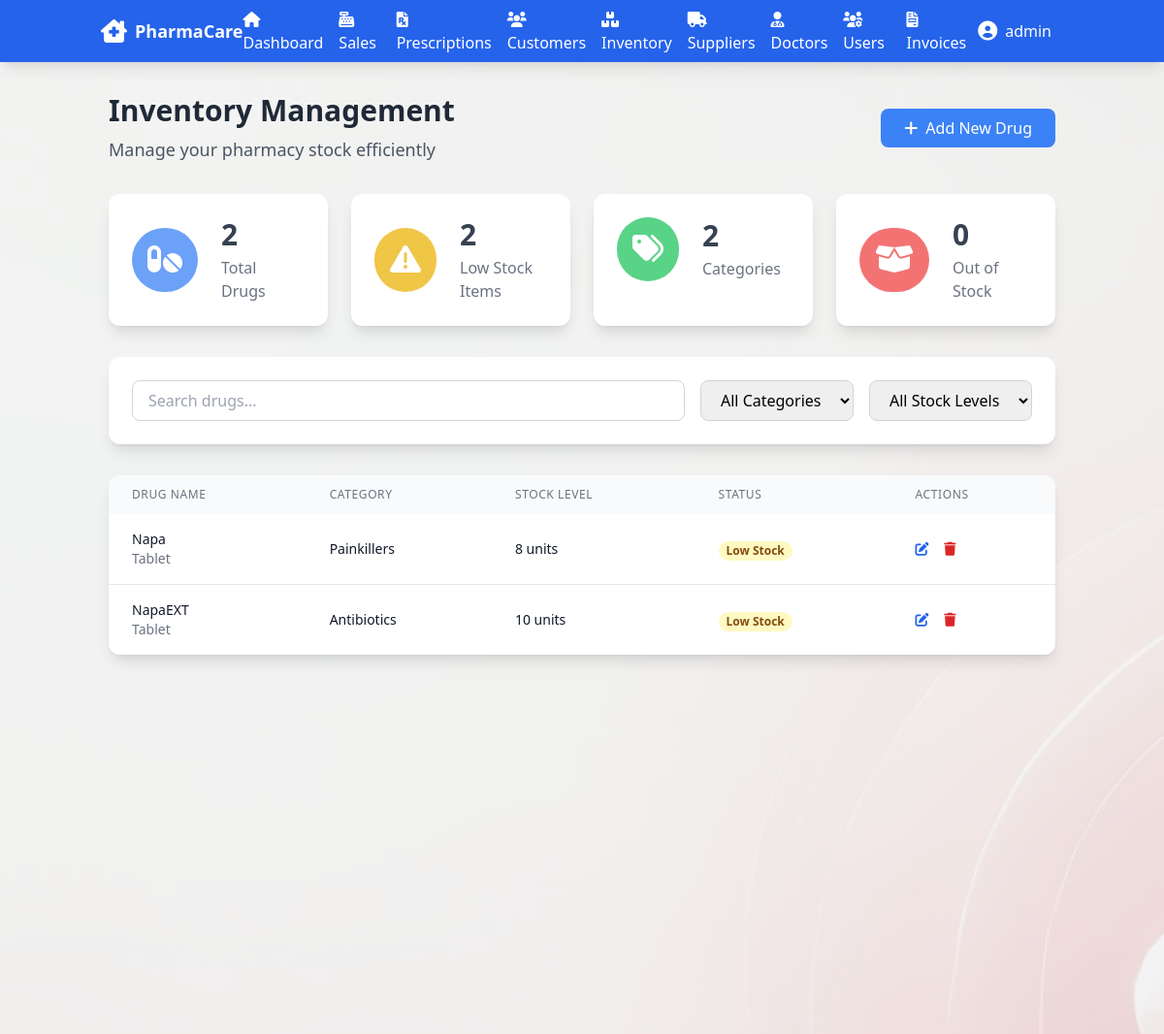
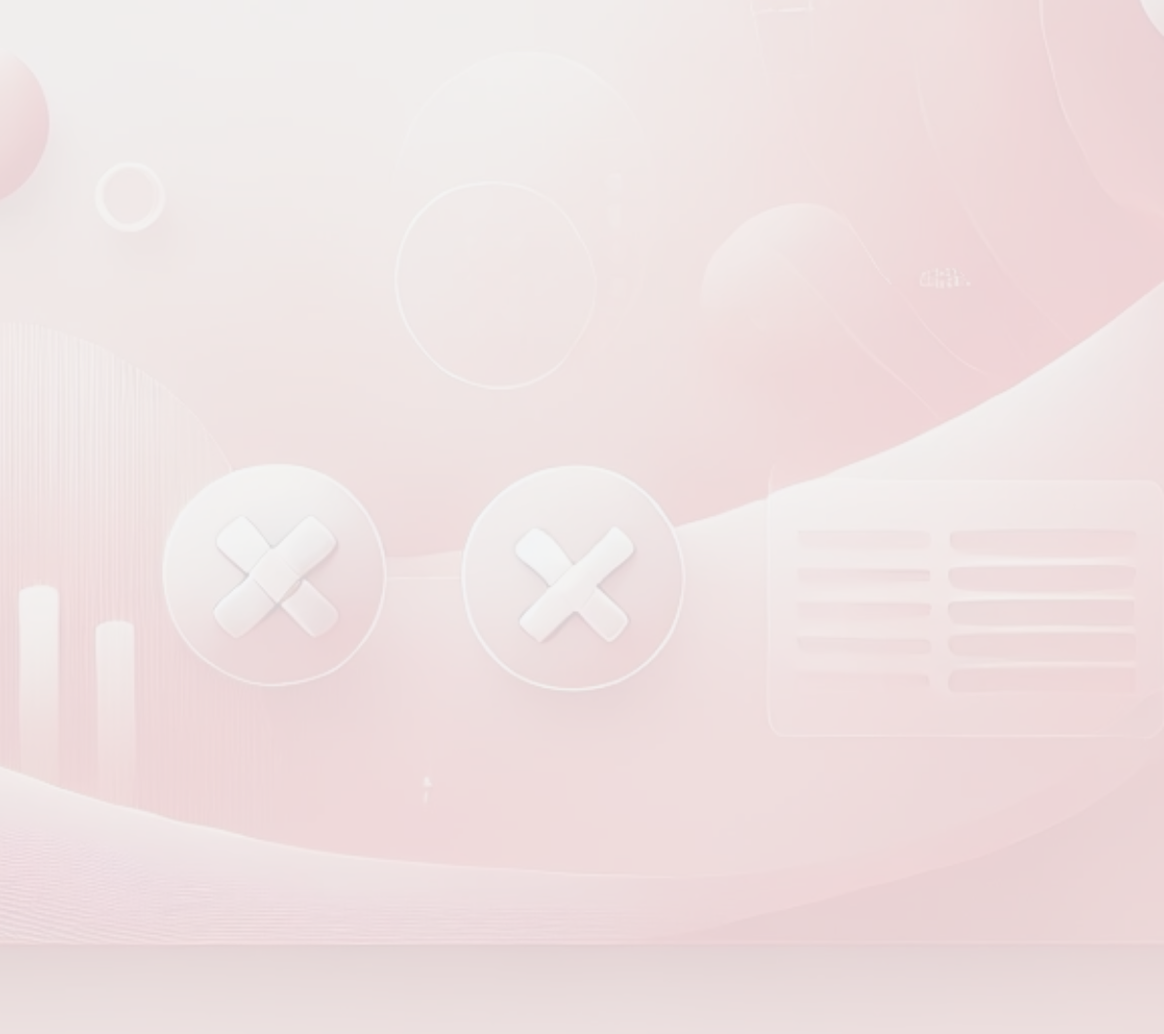
Page /inventory/inventory.php (signed in) on the committed database (2 pictures, top to bottom).
### tables this page shows
CREATE TABLE `drug` (
  `drug_id` int(11) NOT NULL,
  `name` varchar(100) NOT NULL,
  `description` varchar(200) DEFAULT NULL,
  `dosage_form` varchar(50) DEFAULT NULL,
  `category_id` int(11) DEFAULT NULL,
  `supplier_id` int(11) DEFAULT NULL
);

CREATE TABLE `drug_category` (
  `category_id` int(11) NOT NULL,
  `name` varchar(50) NOT NULL,
  `description` varchar(200) DEFAULT NULL
);

CREATE TABLE `stock_item` (
  `stock_item_id` int(11) NOT NULL,
  `drug_id` int(11) DEFAULT NULL,
  `supplier_id` int(11) DEFAULT NULL,
  `quantity` int(11) NOT NULL,
  `expiry_date` date DEFAULT NULL,
  `unit_price` decimal(10,2) NOT NULL,
  `user_id` int(11) DEFAULT NULL
);

### inventory/inventory.php (the view, shortened to what this page needs)
<?php
require_once '../includes/db_connect.php';
?>
<!DOCTYPE html>
<html>
<head>
</head>
<?php include_once '../includes/header.php'; ?>
<div class="relative min-h-screen">
    <div class="absolute inset-0 z-0 pointer-events-none">
        <img src="../assets/images/image2.png" class="w-full h-full object-cover opacity-15" alt="Background">
    </div>
    <div class="container mx-auto px-6 py-8 relative z-10">
        <div class="flex justify-between items-center mb-8">
            <h2 class="text-3xl font-bold text-gray-800 animate__animated animate__fadeIn">
                Inventory Management
                <span class="block text-lg font-normal text-gray-600 mt-2">Manage your pharmacy stock efficiently</span>
            </h2>
            <button onclick="window.location.href='add_drug.php'" class="bg-blue-500 hover:bg-blue-600 text-white px-6 py-2 rounded-lg transition duration-300 flex items-center">
                <i class="fas fa-plus mr-2"></i> Add New Drug
            </button>
        </div>
        <div class="grid grid-cols-1 md:grid-cols-4 gap-6 mb-8">
            <?php
            $stats = [
                [
                    'query' => "SELECT COUNT(*) FROM DRUG",
                    'title' => 'Total Drugs',
                    'icon' => 'fas fa-pills',
                    'color' => 'blue'
                ],
                [
                    'query' => "SELECT COUNT(*) FROM STOCK_ITEM WHERE quantity < 100",
                    'title' => 'Low Stock Items',
                    'icon' => 'fas fa-exclamation-triangle',
                    'color' => 'yellow'
                ],
                [
                    'query' => "SELECT COUNT(*) FROM DRUG_CATEGORY",
                    'title' => 'Categories',
                    'icon' => 'fas fa-tags',
                    'color' => 'green'
                ],
                [
                    'query' => "SELECT COUNT(*) FROM STOCK_ITEM WHERE quantity = 0",
                    'title' => 'Out of Stock',
                    'icon' => 'fas fa-box-open',
                    'color' => 'red'
                ]
            ];
            foreach ($stats as $stat) {
                $stmt = $pdo->query($stat['query']);
                $count = $stmt->fetchColumn();
            ?>
                <div class="bg-white rounded-xl shadow-lg p-6 animate__animated animate__fadeInUp">
                    <div class="flex items-center">
                        <div class="p-4 rounded-full bg-<?php echo $stat['color']; ?>-500 bg-opacity-75">
                            <i class="<?php echo $stat['icon']; ?> fa-2x text-white"></i>
                        </div>
                        <div class="ml-6">
                            <h4 class="text-3xl font-bold text-gray-700"><?php echo number_format($count); ?></h4>
                            <div class="text-gray-500 mt-1"><?php echo $stat['title']; ?></div>
                        </div>
                    </div>
                </div>
            <?php } ?>
        </div>
        <div class="bg-white rounded-xl shadow-lg p-6 mb-8">
            <div class="flex flex-col md:flex-row gap-4">
                <div class="flex-1">
                    <input type="text" id="search" placeholder="Search drugs..."
                           class="w-full px-4 py-2 rounded-lg border border-gray-300 focus:ring-2 focus:ring-blue-500 focus:border-blue-500">
                </div>
                <div class="flex gap-4">
                    <select id="category" class="px-4 py-2 rounded-lg border border-gray-300 focus:ring-2 focus:ring-blue-500 focus:border-blue-500">
                        <option value="">All Categories</option>
                    </select>
                    <select id="stock" class="px-4 py-2 rounded-lg border border-gray-300 focus:ring-2 focus:ring-blue-500 focus:border-blue-500">
                        <option value="">All Stock Levels</option>
                    </select>
                </div>
            </div>
        </div>
        <div class="bg-white rounded-xl shadow-lg overflow-hidden">
            <table class="min-w-full">
                <thead class="bg-gray-50">
                    <tr>
                        <th class="px-6 py-3 text-left text-xs font-medium text-gray-500 uppercase tracking-wider">Drug Name</th>
                        <th class="px-6 py-3 text-left text-xs font-medium text-gray-500 uppercase tracking-wider">Category</th>
                        <th class="px-6 py-3 text-left text-xs font-medium text-gray-500 uppercase tracking-wider">Stock Level</th>
                        <th class="px-6 py-3 text-left text-xs font-medium text-gray-500 uppercase tracking-wider">Status</th>
                        <th class="px-6 py-3 text-left text-xs font-medium text-gray-500 uppercase tracking-wider">Actions</th>
                    </tr>
                </thead>
                <tbody class="bg-white divide-y divide-gray-200">
                    <?php
                    $query = "SELECT d.*, dc.name as category_name, si.quantity
                             FROM DRUG d
                             LEFT JOIN DRUG_CATEGORY dc ON d.category_id = dc.category_id
                             LEFT JOIN STOCK_ITEM si ON d.drug_id = si.drug_id
                             ORDER BY d.name";
                    $drugs = $pdo->query($query);
                    while ($drug = $drugs->fetch()) {
                        $stockStatus = '';
                        $statusColor = '';
                        if ($drug['quantity'] <= 0) {
                            $stockStatus = 'Out of Stock';
                            $statusColor = 'red';
                        } elseif ($drug['quantity'] < 100) {
                            $stockStatus = 'Low Stock';
                            $statusColor = 'yellow';
                        } else {
                            $stockStatus = 'In Stock';
                            $statusColor = 'green';
                        }
                    ?>
                        <tr class="hover:bg-gray-50">
                            <td class="px-6 py-4 whitespace-nowrap">
                                <div class="text-sm font-medium text-gray-900"><?php echo htmlspecialchars($drug['name']); ?></div>
                                <div class="text-sm text-gray-500"><?php echo htmlspecialchars($drug['dosage_form']); ?></div>
                            </td>
                            <td class="px-6 py-4 whitespace-nowrap">
                                <div class="text-sm text-gray-900"><?php echo htmlspecialchars($drug['category_name']); ?></div>
                            </td>
                            <td class="px-6 py-4 whitespace-nowrap">
                                <div class="text-sm text-gray-900"><?php echo number_format($drug['quantity']); ?> units</div>
                            </td>
                            <td class="px-6 py-4 whitespace-nowrap">
                                <span class="px-2 inline-flex text-xs leading-5 font-semibold rounded-full bg-<?php echo $statusColor; ?>-100 text-<?php echo $statusColor; ?>-800">
                                    <?php echo $stockStatus; ?>
                                </span>
                            </td>
                            <td class="px-6 py-4 whitespace-nowrap text-sm font-medium">
                                <button class="text-blue-600 hover:text-blue-900 mr-3" onclick="window.location.href='edit_drug.php?id=<?php echo $drug['drug_id']; ?>'">
                                    <i class="fas fa-edit"></i>
                                </button>
                                <button class="text-red-600 hover:text-red-900" onclick="deleteDrug(<?php echo $drug['drug_id']; ?>)">
                                    <i class="fas fa-trash"></i>
                                </button>
                            </td>
                        </tr>
                    <?php } ?>
                </tbody>
            </table>
        </div>
    </div>
</div>
<?php include_once 'includes/footer.php'; ?>

### rows in the picture
drug: name "Napa", dosage_form "Tablet", category.name "Painkillers", stock_item.quantity "8", stock_item.quantity "Low Stock"
drug: name "NapaEXT", dosage_form "Tablet", category.name "Antibiotics", stock_item.quantity "10", stock_item.quantity "Low Stock"

### other values in the picture
$_SESSION['username'] "admin"
$count "2"
$stat['title'] "Total Drugs"
$stat['title'] "Low Stock Items"
$stat['title'] "Categories"
$count "0"
$stat['title'] "Out of Stock"
